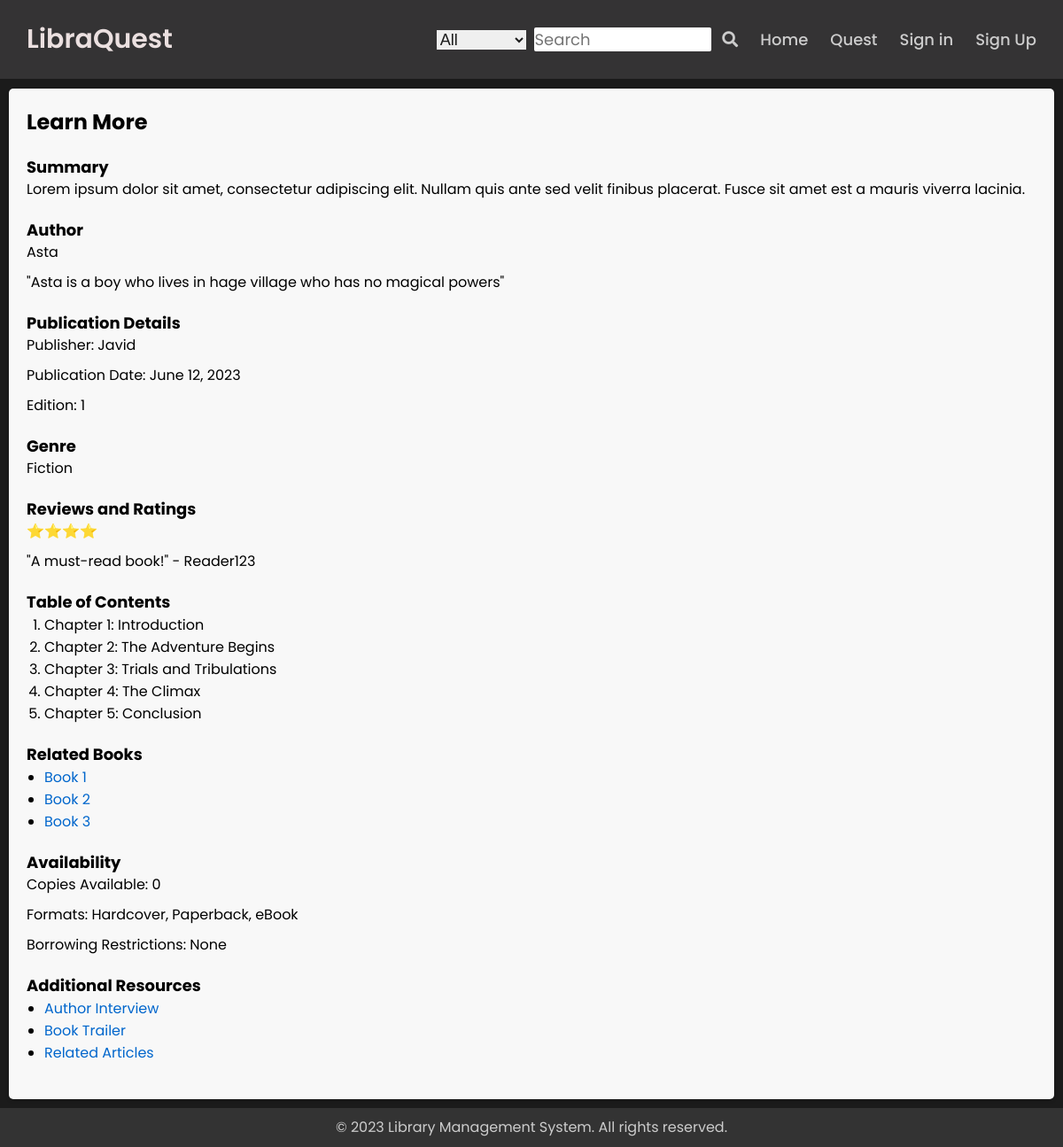
Page /profile/learn_more/12/ on the earlier database version.
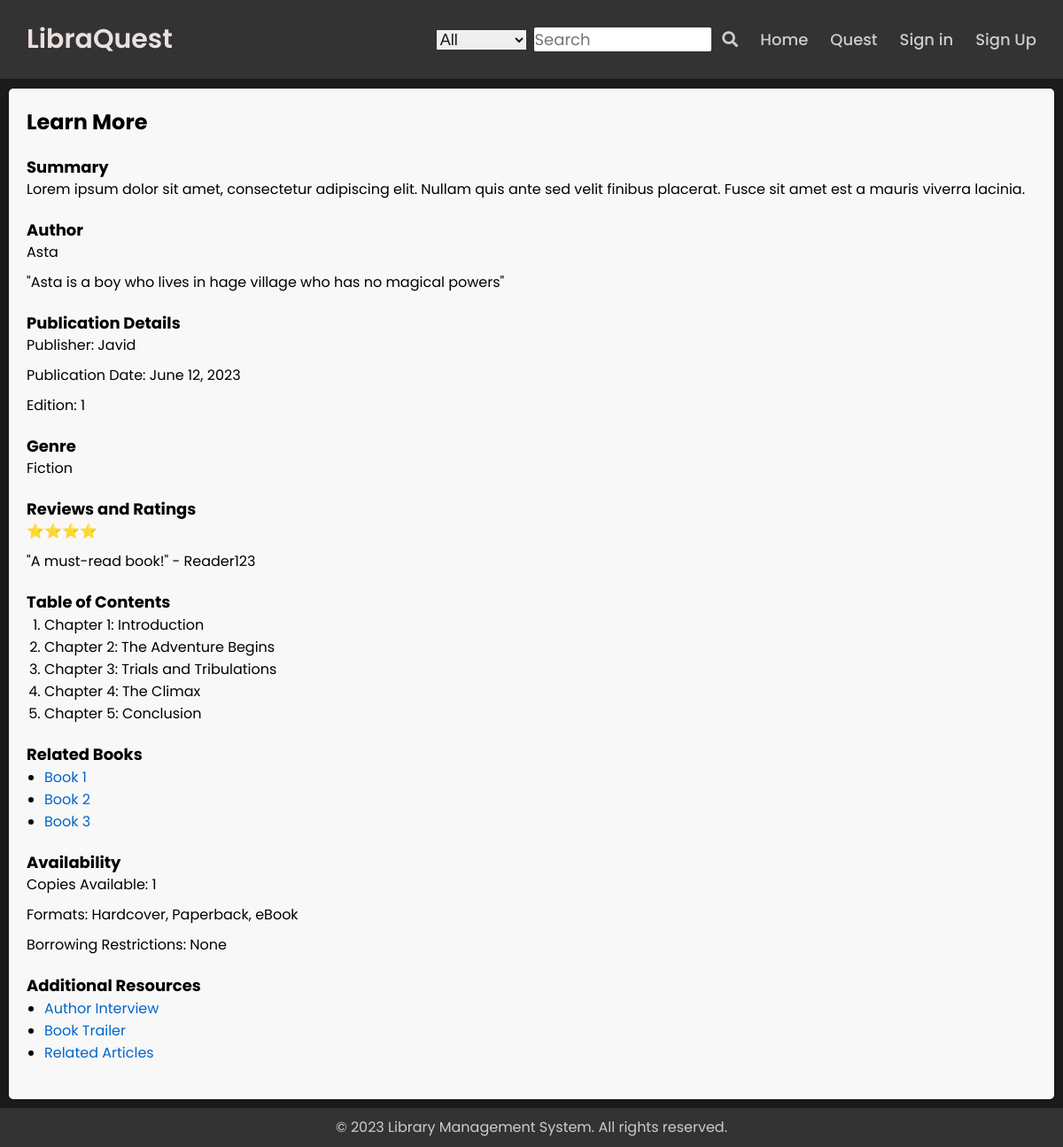
Same page on the later database version.
### my_app/models.py (models this page shows, shortened)
class Books(models.Model):
    title = models.TextField(null=False)
    author_name = models.CharField(max_length=50)
    isbn = models.CharField(max_length=20)
    publisher = models.CharField(max_length=200,null=True,blank=True)
    publication = models.DateField()
    edition = models.IntegerField(null=True , blank=True)
    availability = models.CharField(max_length=10,default='No')
    cover_image = models.ImageField(upload_to="book_covers/")
    book_file = models.FileField(upload_to="books/",blank=True , null=True)
    copies_available = models.IntegerField(null=True,blank=True,default=2)
    description = models.TextField(max_length=2000 , null=True , blank=True)

### user_profile/views.py (the view)
# urls.py: path('learn_more/<int:book_id>/', views.learn_more , name='learn_more'),
def learn_more(request,book_id):
    book = Books.objects.get(id=book_id)
    return render(request , 'books/learn_more.html', {
        'book': book
    })

### user_profile/templates/books/learn_more.html (shortened to what this page needs)
{% extends 'forms/base.html' %}
{% load static %}
{% block content %}
<div class="book-details">
    <h2>Learn More</h2>
    <div class="book-summary">
      <h3>Summary</h3>
      <p>Lorem ipsum dolor sit amet, consectetur adipiscing elit. Nullam quis ante sed velit finibus placerat. Fusce sit amet est a mauris viverra lacinia.</p>
    </div>
    <div class="author-info">
      <h3>Author</h3>
      <p>{{ book.author_name }}</p>
      <p>{{ book.description }}</p>
    </div>
    <div class="publication-details">
      <h3>Publication Details</h3>
      <p>Publisher: {{ book.publisher }}</p>
      <p>Publication Date: {{ book.publication }}</p>
      <p>Edition: {{ book.edition }}</p>
    </div>
    <div class="genre">
      <h3>Genre</h3>
      <p>Fiction</p>
    </div>
    <div class="reviews-ratings">
      <h3>Reviews and Ratings</h3>
      <p>⭐️⭐️⭐️⭐️</p>
      <p>"A must-read book!" - Reader123</p>
    </div>
    <div class="table-of-contents">
      <h3>Table of Contents</h3>
      <ol>
        <li>Chapter 1: Introduction</li>
        <li>Chapter 2: The Adventure Begins</li>
        <li>Chapter 3: Trials and Tribulations</li>
        <li>Chapter 4: The Climax</li>
        <li>Chapter 5: Conclusion</li>
      </ol>
    </div>
    <div class="related-books">
      <h3>Related Books</h3>
      <ul>
        <li><a href="#">Book 1</a></li>
        <li><a href="#">Book 2</a></li>
        <li><a href="#">Book 3</a></li>
      </ul>
    </div>
    <div class="availability">
      <h3>Availability</h3>
      <p>Copies Available: {{ book.copies_available }}</p>
      <p>Formats: Hardcover, Paperback, eBook</p>
      <p>Borrowing Restrictions: None</p>
    </div>
    <div class="additional-resources">
      <h3>Additional Resources</h3>
      <ul>
        <li><a href="#">Author Interview</a></li>
        <li><a href="#">Book Trailer</a></li>
        <li><a href="#">Related Articles</a></li>
      </ul>
    </div>
  </div>
{% endblock %}

Differences in the rows shown:
changed Books "Asta": copies_available "0" → "1"
